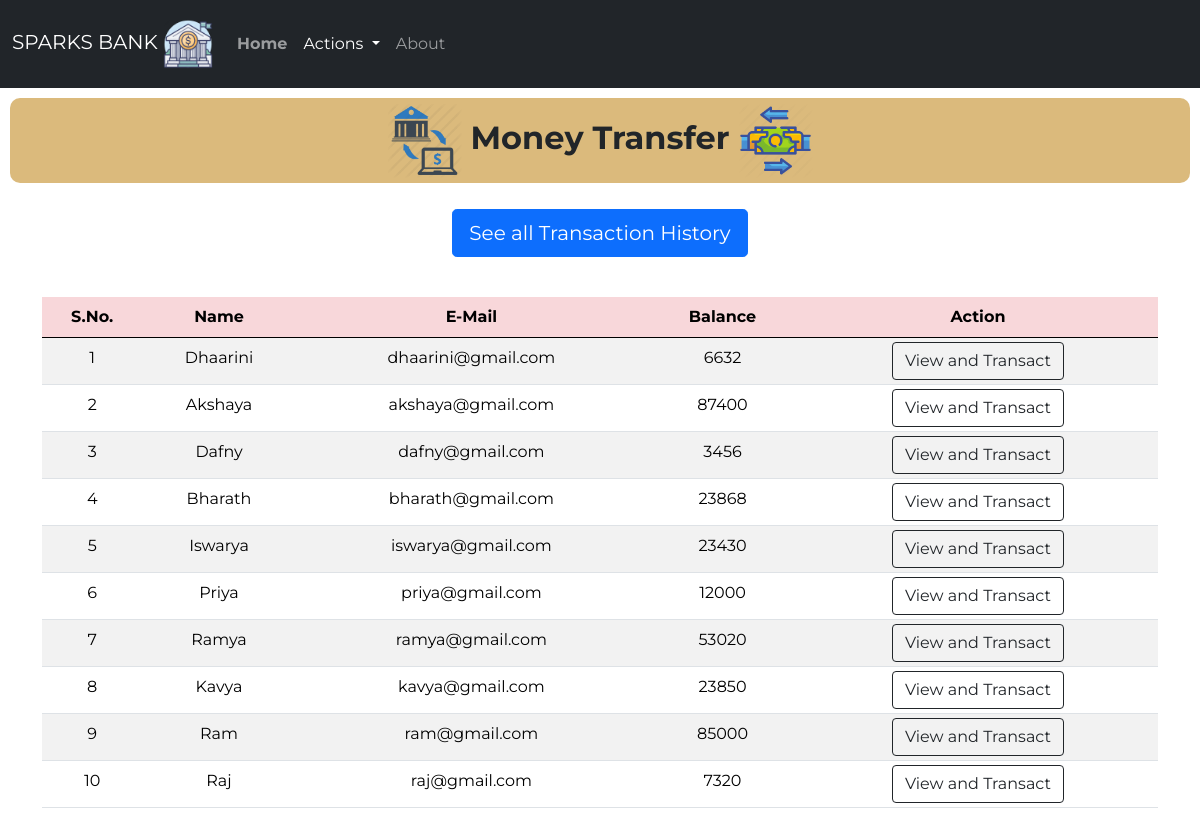
The page /money.php on the database its author committed.
### tables this page shows
CREATE TABLE `users` (
  `id` int(3) NOT NULL,
  `name` text NOT NULL,
  `email` varchar(30) NOT NULL,
  `balance` int(8) NOT NULL
);

### money.php (the view, shortened to what this page needs)
<!doctype html>
<html lang="en">
<head>
    <link href="https://cdn.jsdelivr.net/npm/bootstrap@5.0.0-beta1/dist/css/bootstrap.min.css" rel="stylesheet">
    <link rel="stylesheet" href="css/style2.css">
<body>
    <?php
    include 'connect.php';
    $sql = "SELECT * FROM users";
    $result = mysqli_query($conn, $sql);
    ?>
    <nav class="navbar py-2 navbar-expand-lg navbar-dark bg-dark">
        <div class="container-fluid">
            <a class="navbar-brand" href="#">SPARKS BANK <img src="logos/logo.webp" alt="Bank" width="50" height="50"></a>
            <div class="collapse navbar-collapse" id="navbarSupportedContent">
                <ul class="navbar-nav me-auto mb-8 mb-lg-0">
                    <li class="nav-item py-3">
                        <a class="nav-link" aria-current="page" href="index.php"><strong>Home</strong></a>
                    </li>
                    <li class="nav-item dropdown py-3">
                        <a class="nav-link dropdown-toggle active" href="#" id="navbarDropdown" role="button" data-bs-toggle="dropdown" aria-expanded="false">
                            Actions
                        </a>
                    </li>
                    <li class="nav-item py-3">
                        <a class="nav-link" href="index.php">About</a>
                    </li>
                </ul>
            </div>
        </div>
    </nav>
    <class class="welcome">
        <h2>
            <img src="logos/m1.webp" alt="Bank" width="75" height="75" style="font-weight: bold;"> <strong>Money
                Transfer</strong> <img src="logos/m2.webp" alt="Bank" width="75" height="75">
        </h2>
    </class>
    <div class="d-grip gap-2 col-6 mx-auto text-center p-3 mb-2">
        <a href="history.php"><button type="button" class="btn btn-primary btn-lg mb-3">See all Transaction History</button></a>
    </div>
    <div class="container">
        <div class="row text-center">
            <div class="col text-center">
                <div class="table-responsive-sm">
                    <table class="table table-hover table-striped table-sm">
                        <thead style="color : black;" class="table-danger">
                            <tr>
                                <th scope="col" class="text-center py-2">S.No.</th>
                                <th scope="col" class="text-center py-2">Name</th>
                                <th scope="col" class="text-center py-2">E-Mail</th>
                                <th scope="col" class="text-center py-2">Balance</th>
                                <th scope="col" class="text-center py-2">Action</th>
                            </tr>
                        </thead>
                        <tbody>
                            <?php
                            while ($rows = mysqli_fetch_assoc($result)) {
                            ?>
                                <tr style="color : black;">
                                    <td class="text-center py-2">
                                        <?php echo $rows['id'] ?>
                                    </td>
                                    <td class="text-center py-2">
                                        <?php echo $rows['name'] ?>
                                    </td>
                                    <td class="text-center py-2">
                                        <?php echo $rows['email'] ?>
                                    </td>
                                    <td class="text-center py-2">
                                        <?php echo $rows['balance'] ?>
                                    </td>
                                    <td><a href="users.php?id= <?php echo $rows['id']; ?>"> <button class="btn btn-outline-dark btn">View and Transact</button></a></td>
                                </tr>
                            <?php
                            }
                            ?>
                        </tbody>
                    </table>
                </div>
            </div>
        </div>
    </div>
</body>
</html>

### css/style2.css (style rules this page uses)
* { font-family: 'Montserrat', sans-serif; }
.welcome h2 { margin: 10px; padding: 5px; text-align: center; background-color:rgba(216, 180, 112, 0.911) ; border-radius: 10px; }

### rows shown on the page
users: id "1", name "Dhaarini", email "dhaarini@gmail.com", balance "6632"
users: id "2", name "Akshaya", email "akshaya@gmail.com", balance "87400"
users: id "3", name "Dafny", email "dafny@gmail.com", balance "3456"
users: id "4", name "Bharath", email "bharath@gmail.com", balance "23868"
users: id "5", name "Iswarya", email "iswarya@gmail.com", balance "23430"
users: id "6", name "Priya", email "priya@gmail.com", balance "12000"
users: id "7", name "Ramya", email "ramya@gmail.com", balance "53020"
users: id "8", name "Kavya", email "kavya@gmail.com", balance "23850"
users: id "9", name "Ram", email "ram@gmail.com", balance "85000"
users: id "10", name "Raj", email "raj@gmail.com", balance "7320"
